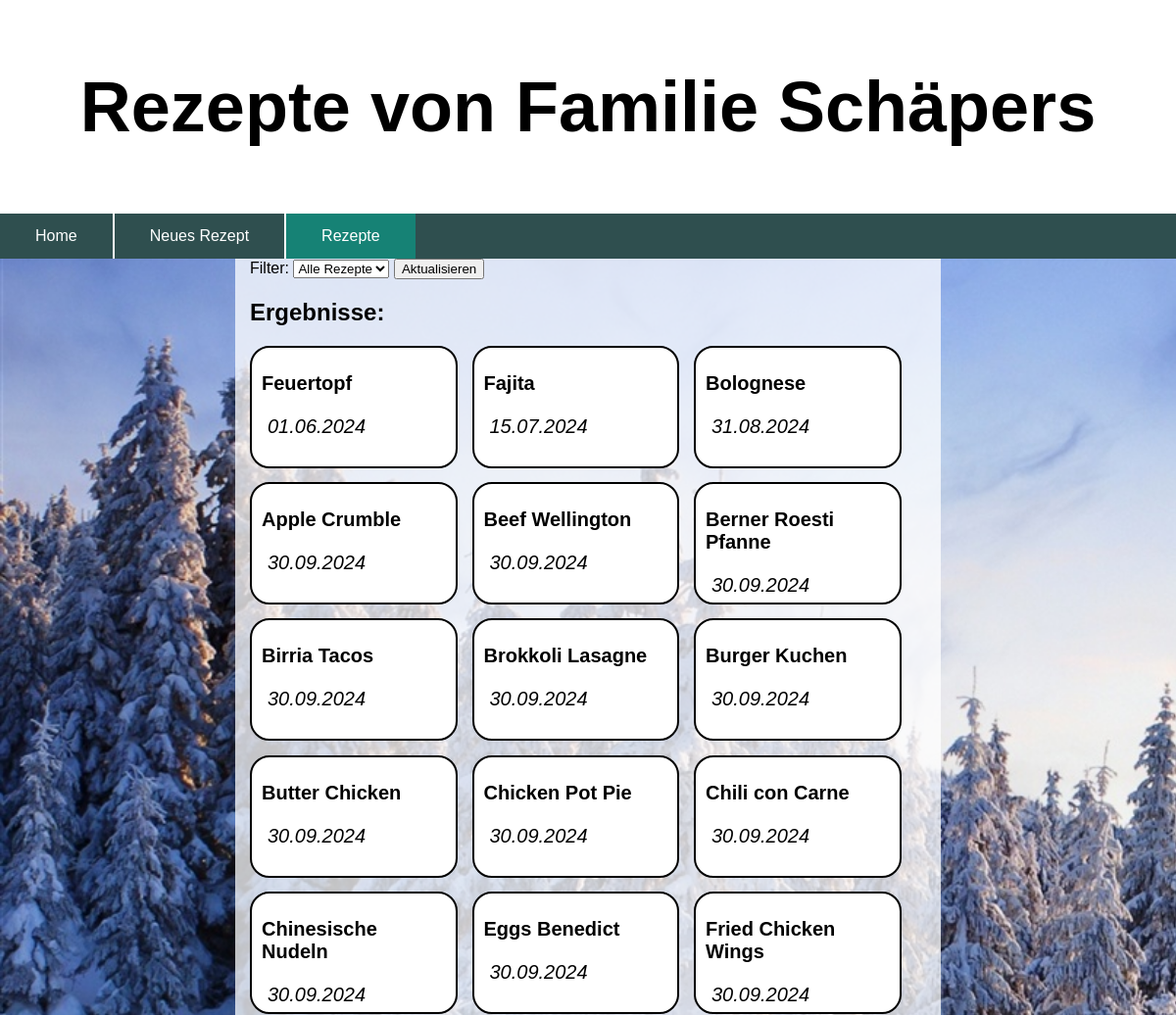
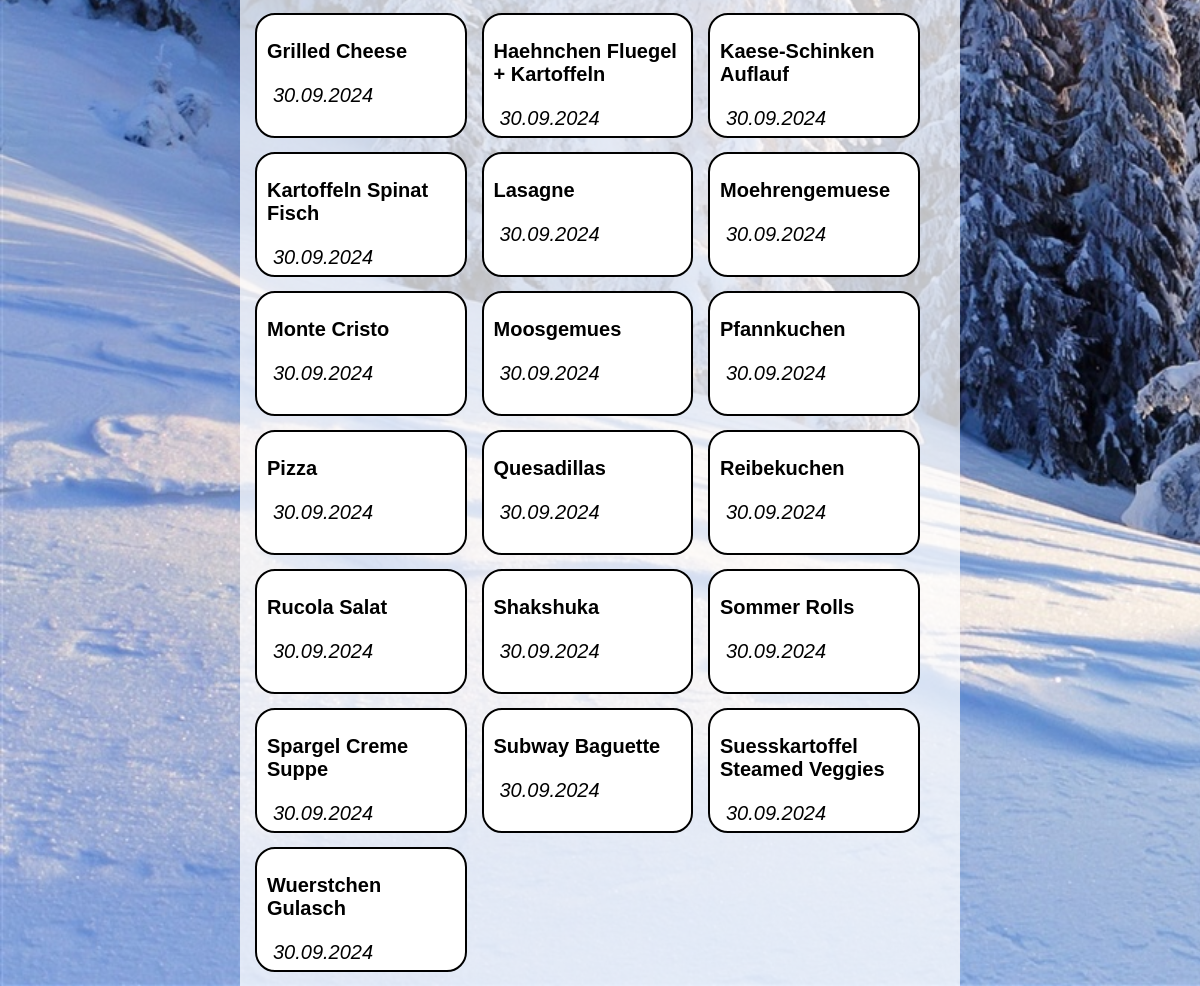
The app's page /filter with its own data (2 pictures, top to bottom).
### tables this page shows
CREATE TABLE recipes(Name TINYTEXT, Vegetarisch BIT, Papa BIT, Zuletzt DATETIME, PRIMARY KEY (Name));

### findRecipes.py (the view)
@app.route('/filter')
def unfiltered_recipes():
    db = get_db()
    mycursor = db.cursor()
    rows = fetchRecipes(mycursor, 0)
    return render_template('/template.html', rows=rows)

### database.py (called while the page is built, shortened)
def fetchRecipes(cursor: sqlite3.Cursor, filter):
    query = "SELECT Name, Zuletzt FROM recipes"
    query += " ORDER BY Zuletzt ASC, Name;"
    cursor.execute(query)
    result = []
    for(Rezept) in cursor:
        recipeDate = Rezept[1].split('-')
        rezeptTupel = (Rezept[0], recipeDate[2] + "." + recipeDate[1] + "." + recipeDate[0])
        result.append(rezeptTupel)
    return result

### findRecipes.py (called while the page is built)
def get_db():
    if not hasattr(local, 'recipes_db'):
        local.recipes_db = sqlite3.connect('recipes.db')
    return local.recipes_db

### templates/template.html (shortened to what this page needs)
<!DOCTYPE html>
<html lang="en">
<head>
    <link rel="stylesheet" href="{{ url_for('static', filename='css/styles.css') }}">
</head>
<body>
    <div class="header">
        <h1>Rezepte von Familie Schäpers</h1>
    </div>
    <ul class="navi">
        <li class="navi"><a href="/">Home</a></li>
        <li class="navi"><a href="addRecipe">Neues Rezept</a></li>
        <li class="navi"><a class="active" href="filter">Rezepte</a></li>
    </ul>
    <div class="content">
        <form action="/filter" name="filter" value="0" method="post">
            <label for="filter">Filter:</label>
            <select name="filter" id="filter">
                <option value="0">Alle Rezepte</option>
            </select>
            <button type="submit">Aktualisieren</button>
        </form>
        <h2>Ergebnisse:</h2>
        {% for item in rows %}
            <div class="rezept">
                <p class="titel">{{ item[0] }}</p>
                <form action="/updateRecipe" method="post">
                    <button type="submit" name="updateButton" value="{{ item[0] }}" class="update">{{ item[1] }}</button>
                </form>
            </div>
        {% endfor %}
    </div>
</body>
</html>

### static/css/styles.css (style rules this page uses)
:root { --red: #ff0000; --beige: #ffcc66; --brown: #cc6600; --glass: rgba(255, 255, 255, 0.75); }
* { box-sizing: border-box; font-family: 'Gill Sans', 'Gill Sans MT', Calibri, 'Trebuchet MS', sans-serif; }
.header { padding: 20px; background-color: #ffffff; width: 100%; text-align: center; font-size: 36px; font-weight: bold; }
ul.navi { list-style-type: none; margin: 0; padding: 0; overflow: hidden; background-color: darkslategrey; position: -webkit-sticky; position: sticky; top: 0; width: 100%; }
li.navi { float: left; border-right: 2px solid white; }
li.navi:last-child { border-right: none; }
li.navi a { display: block; color: white; text-align: center; padding: 14px 36px; text-decoration: none; }
.active { background-color: rgb(22, 130, 117); color: black; }
p.titel { font-weight: bold; }
body { margin: 0; background-color: var(--brown); background-image: url("hintergrundbild.jpg"); background-attachment: fixed; background-size: cover; background-repeat: no-repeat; }
.content { background-color: var(--glass); padding-left: 15px; margin: 0px 20% auto; width: 60%; float: left; }
.rezept { border: 2px solid black; border-radius: 20px; background-color: white; margin-bottom: 2%; margin-right: 15px; padding: 5px 10px; font-size: 20px; width: 30%; max-width: 250px; min-width: 200px; height: 125px; float: left; }
button.update { background-color: white; border: none; font-style: italic; font-size: 20px; }

### records on screen
recipes: Name "Feuertopf", Zuletzt "01.06.2024"
recipes: Name "Fajita", Zuletzt "15.07.2024"
recipes: Name "Bolognese", Zuletzt "31.08.2024"
recipes: Name "Apple Crumble", Zuletzt "30.09.2024"
recipes: Name "Beef Wellington", Zuletzt "30.09.2024"
recipes: Name "Berner Roesti Pfanne", Zuletzt "30.09.2024"
recipes: Name "Birria Tacos", Zuletzt "30.09.2024"
recipes: Name "Brokkoli Lasagne", Zuletzt "30.09.2024"
recipes: Name "Burger Kuchen", Zuletzt "30.09.2024"
recipes: Name "Butter Chicken", Zuletzt "30.09.2024"
recipes: Name "Chicken Pot Pie", Zuletzt "30.09.2024"
recipes: Name "Chili con Carne", Zuletzt "30.09.2024"
recipes: Name "Chinesische Nudeln", Zuletzt "30.09.2024"
recipes: Name "Eggs Benedict", Zuletzt "30.09.2024"
recipes: Name "Fried Chicken Wings", Zuletzt "30.09.2024"
recipes: Name "Grilled Cheese", Zuletzt "30.09.2024"
recipes: Name "Haehnchen Fluegel + Kartoffeln", Zuletzt "30.09.2024"
recipes: Name "Kaese-Schinken Auflauf", Zuletzt "30.09.2024"
recipes: Name "Kartoffeln Spinat Fisch", Zuletzt "30.09.2024"
recipes: Name "Lasagne", Zuletzt "30.09.2024"
recipes: Name "Moehrengemuese", Zuletzt "30.09.2024"
recipes: Name "Monte Cristo", Zuletzt "30.09.2024"
recipes: Name "Moosgemues", Zuletzt "30.09.2024"
recipes: Name "Pfannkuchen", Zuletzt "30.09.2024"
recipes: Name "Pizza", Zuletzt "30.09.2024"
recipes: Name "Quesadillas", Zuletzt "30.09.2024"
recipes: Name "Reibekuchen", Zuletzt "30.09.2024"
recipes: Name "Rucola Salat", Zuletzt "30.09.2024"
recipes: Name "Shakshuka", Zuletzt "30.09.2024"
recipes: Name "Sommer Rolls", Zuletzt "30.09.2024"
recipes: Name "Spargel Creme Suppe", Zuletzt "30.09.2024"
recipes: Name "Subway Baguette", Zuletzt "30.09.2024"
recipes: Name "Suesskartoffel Steamed Veggies", Zuletzt "30.09.2024"
recipes: Name "Wuerstchen Gulasch", Zuletzt "30.09.2024"
